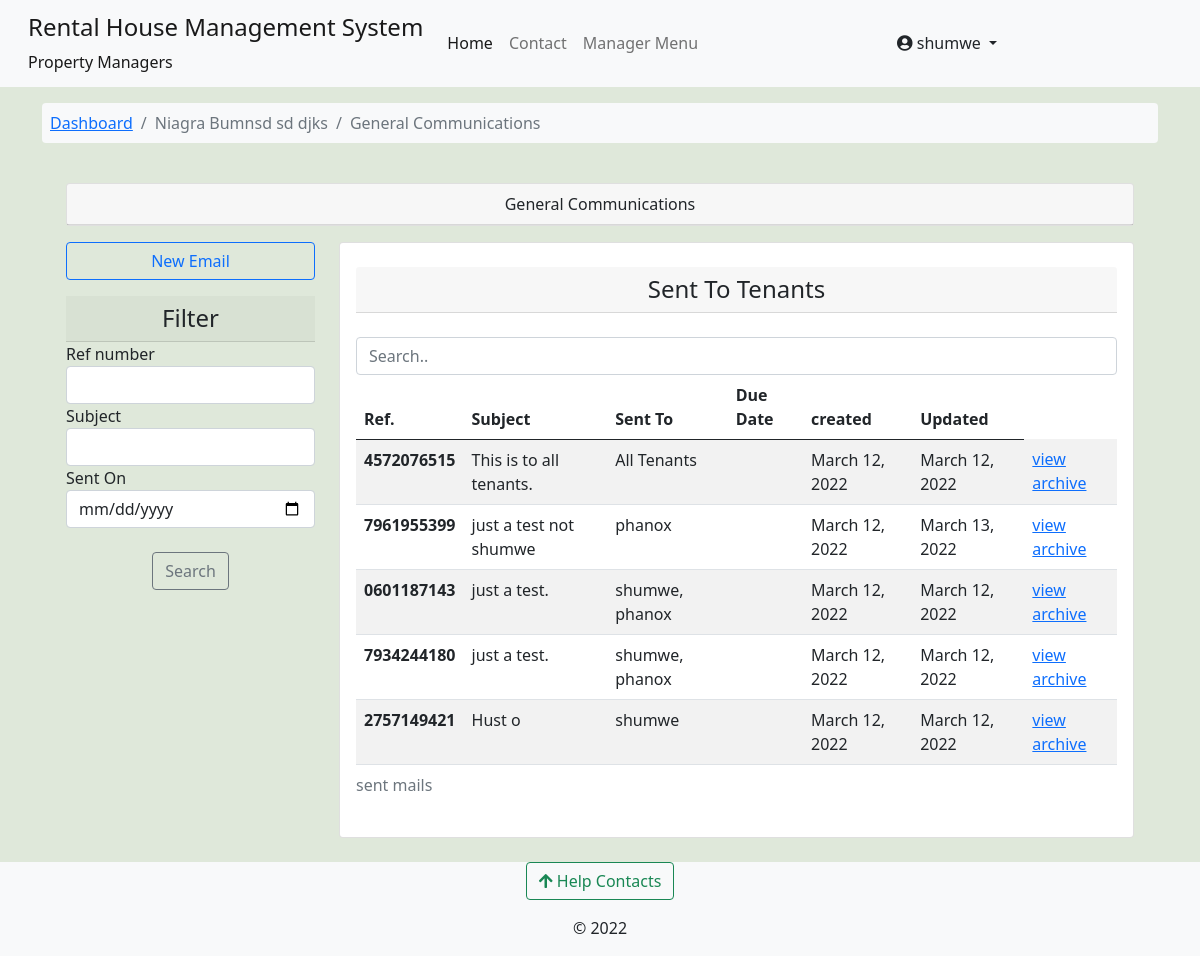
The app's page /core/general_communications/niagra-bumnsd-sd-djks/ (signed in), older data.
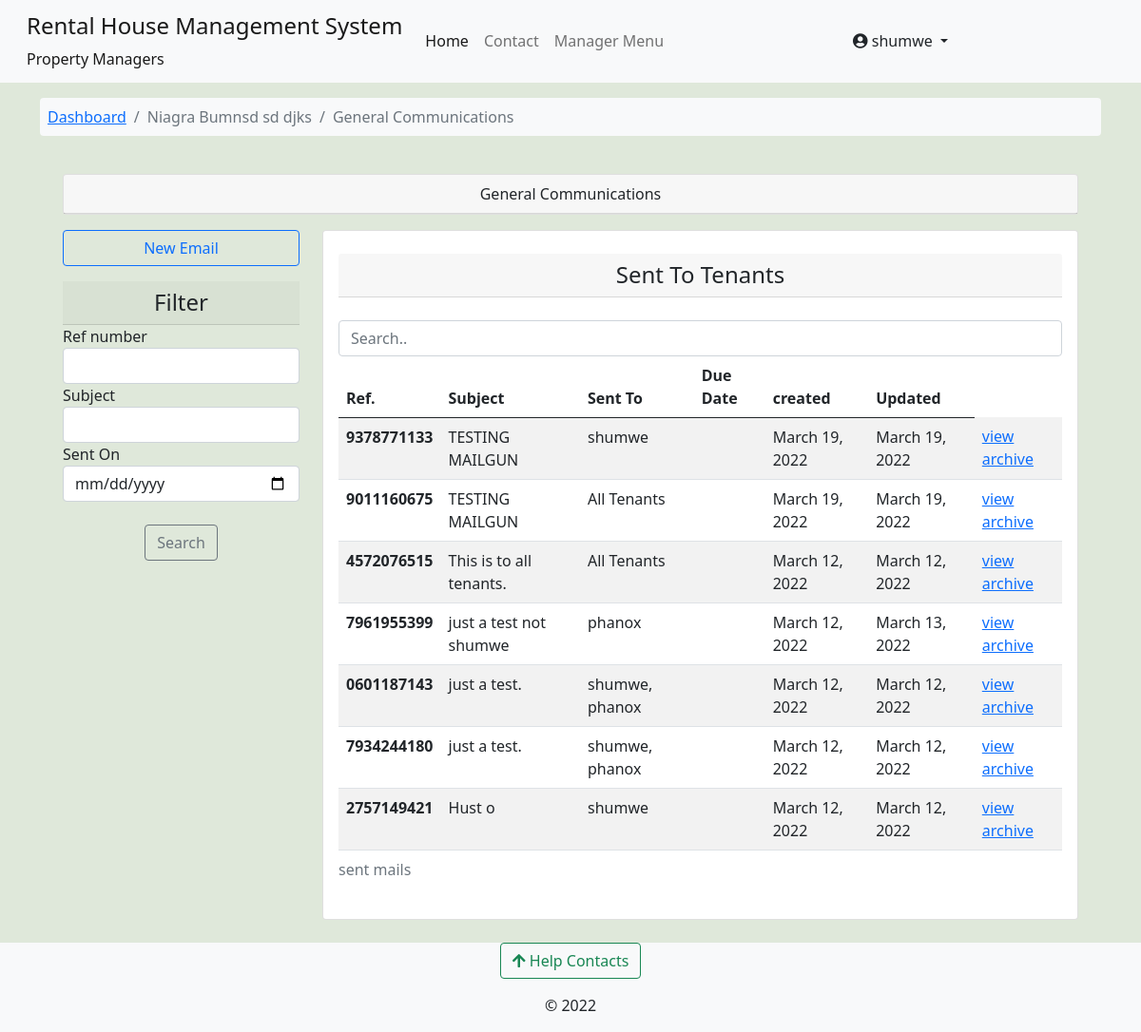
The same page, newer data.
### accounts/models.py (models this page shows, shortened)
class User(AbstractUser):
    avatar = models.ImageField(upload_to=get_avatar_path, default='no-avatar.png')
    is_verified = models.BooleanField(default=False)
    is_tenant = models.BooleanField(default=False)
    is_manager = models.BooleanField(default=False)

class Tenants(models.Model):
    associated_account = models.OneToOneField(User, on_delete=models.CASCADE, verbose_name='tenant')
    full_name = models.CharField(max_length=100)
    id_number = models.CharField(max_length=10)
    id_front = models.ImageField(upload_to=get_user_docs_path, blank=True)
    id_back = models.ImageField(upload_to=get_user_docs_path, blank=True)
    active_phone_number = PhoneNumberField()
    policy_agreement = models.BooleanField(default=False)
    rented_unit = models.ForeignKey(RentalUnit, on_delete=models.CASCADE, related_name="tenants", null=True, blank=True)
    moved_in = models.BooleanField(default=False)
    move_in_date = models.DateTimeField(null=True, blank=True)
    created = models.DateTimeField(default=datetime.now)
    updated = models.DateTimeField(auto_now=True)
    class Meta:
        verbose_name_plural = 'Tenants'

### rental_property/models.py (models this page shows, shortened)
class Building(models.Model):
    STATUS_CHOICES = [
        ('op', 'Vacancies Available'),
        ('um', 'Under Maintanance'),
        ('fo', 'Fully Occupied'),
        ('dc', 'Decomisioned'),
    ]
    estate = models.ForeignKey(Estate, on_delete=models.CASCADE, null=True, blank=True)
    name = models.CharField(max_length=100)
    slug = models.SlugField(max_length=100, unique=True)
    registered_owner = models.CharField(max_length=50)
    manager = models.ForeignKey(Managers, on_delete=models.CASCADE, related_name='building_manager')
    added_by = models.ForeignKey(User, on_delete=models.DO_NOTHING)
    address_line = models.CharField(max_length=50)
    cover_image = models.ImageField(upload_to='building-cover', null=True, blank=True)
    county = models.ForeignKey(Counties, on_delete=models.CASCADE)
    country = models.CharField(max_length=50, default='Kenya')
    building_status = models.CharField(max_length=5, choices=STATUS_CHOICES)
    added = models.DateTimeField(default=datetime.now)
    updated = models.DateTimeField(auto_now=True)

### core/models.py (models this page shows, shortened)
class ManagerTenantCommunication(models.Model):
    ref_number = models.CharField(max_length=12, unique=True, null=True, blank=True)
    sent_to = models.ManyToManyField(Tenants,blank=True)
    send_to_all = models.BooleanField(default=False)
    sent_by = models.ForeignKey(Managers, on_delete=models.CASCADE)
    building = models.ForeignKey(Building, on_delete=models.CASCADE)
    subject = models.CharField(max_length=100)
    body = models.TextField()
    created = models.DateTimeField(default=datetime.datetime.now)
    updated = models.DateTimeField(auto_now=True)
    retract = models.BooleanField(default=False)
    def receiver_names(self):
        return ', '.join([str(t.associated_account.username) for t in self.sent_to.all()])
    class Meta:
        verbose_name_plural = 'Archives | Manager E-Mails'

### core/views.py (the view)
# urls.py: path('general_communications/<slug:building_slug>/', views.general_communications, name='general_communications'),
@login_required
def general_communications(request,building_slug):
    building = Building.objects.get(slug=building_slug)
    communications = ManagerTenantCommunication.objects.filter(building=building).order_by('-created')
    comm_filter = CommsFilter(request.GET, queryset=communications)
    context = {
        'comms': comm_filter,'building': building,
    }
    return render(request, 'core/general_comms.html', context)

### complaints/context_processors.py (called while the page is built)
def get_contacts(request):
    user = request.user
    if user.is_authenticated:
        if user.is_tenant:
            tenant = Tenants.objects.get(associated_account=user)
            building = Building.objects.get(id=tenant.rented_unit.building_id)
            contacts = HelpContacts.objects.filter(associated_building=building)
            return dict(contacts=contacts)
        elif user.is_manager:
            contacts = HelpContacts.objects.all()
            return dict(contacts=contacts)
        else:
            contacts = HelpContacts.objects.filter(make_publicly_available=True)
            return dict(contacts=contacts)
    else:
        contacts = HelpContacts.objects.filter(make_publicly_available=True)
        return dict(contacts=contacts)

### rental_property/context_processors.py (called while the page is built)
def my_managed_buildings(request):
    user_instance = request.user
    if user_instance.is_authenticated:
        manager_instance = Managers.objects.filter(associated_account=user_instance)[:1]
        managed_buildings = Building.objects.filter(manager=manager_instance)
        return dict(managed_buildings=managed_buildings)
    else:
        return {'False': False,}

### core/templates/core/general_comms.html (shortened to what this page needs)
{% extends 'base.html' %}
{% load crispy_forms_tags %}
{% load humanize %}
{% block content %}
<nav class="container mt-3">
  <ol class="breadcrumb bg-light p-2 rounded-2">
      <li class="breadcrumb-item "><a href="{% url 'building-dashboard' building.slug %}">Dashboard</a></li>
      <li class="breadcrumb-item active"> {{building.name}} </li>
      <li class="breadcrumb-item active"> General Communications </li>
  </ol>
</nav>
<div class="container">
<section class="row justify-content-center p-4">
    <div class="container">
      <div class="container card p-0 mb-3">
        <div class="card-header text-center w-100">
          General Communications
        </div>
      </div>
      <div class="row">
        <div class="col-sm-3">
            <div class="mb-3 list-group">
                <a href="{% url 'core:new_email' building.slug %}" type="button" class="btn btn-outline-primary"> New Email </a>
            </div>
            <h4 class="card-header text-center"> Filter </h4>
          <form method='get'>
              {{comms.form|crispy }}
              <br>
                  <div class="form-group text-center">
                      <button class="btn btn-outline-secondary" type="submit">Search</button>
                  </div>
          </form>
        </div>
        <div class="col-sm-9">
          <div class="row">
            <div class="col-sm-12">
              <div class="card card-body">
                <h4 class="text-center card-header mt-2"> Sent To Tenants </h4>
                <input class="form-control" id="myInput" type="text" placeholder="Search..">
                <div class="table-responsive">
                <table class="table table-striped table-hover">
                  <caption> sent mails </caption>
                    <thead>
                      <tr>
                        <th scope="col">Ref.</th>
                        <th scope="col">Subject</th>
                        <th scope="col">Sent To</th>
                        <th scope="col"> Due Date </th>
                        <th scope="col"> created </th>
                        <th scope="col">Updated</th>
                      </tr>
                    </thead>
                    <tbody id='ourTable'>
                        {% for c in comms.qs %}
                      <tr>
                        <th scope="row"> {{c.ref_number}} </th>
                        <td>{{ c.subject }}</td>
                        {% if c.send_to_all %}
                        <td>All Tenants</td>
                        {% else %}
                        <td>
                          {{c.receiver_names|slice:":25"}}
                        </td>
                        {% endif %}
                        <td> {{c.due_date|naturalday}} </td>
                        <td>{{ c.created|naturalday }}</td>
                        <td>{{ c.updated|naturalday }}</td>
                        <td><a href="{% url 'core:email_archive_view' building.slug c.ref_number %}">view archive</a> </td>
                      </tr>
                      {% endfor %}
                    </tbody>
                </table>
                </div>
              </div>
            </div>
          </div>
        </div>
      </div>
    </div>
  </div>
{% endblock %}

### templates/base.html (shortened to what this page needs)
{% load static %}
{% load i18n %}
<!doctype html>
<html lang="en">
  <head>
    <link href="https://cdn.jsdelivr.net/npm/bootstrap@5.0.2/dist/css/bootstrap.min.css" rel="stylesheet">
    <link type="text/css" href="{% static 'css/main.css' %}" rel="stylesheet">
    <link rel="stylesheet" href="https://cdnjs.cloudflare.com/ajax/libs/font-awesome/4.7.0/css/font-awesome.min.css">
    <link rel="stylesheet" href="https://pro.fontawesome.com/releases/v5.11.2/css/all.css">
  </head>
  <body class="d-flex flex-column min-vh-100" style="background-color: #dfe8da;">
    <nav class="navbar navbar-expand-lg navbar-light bg-light" aria-label="main-nav">
        <div class="container-fluid">
          <a class="navbar-brand align" href="#">
                <div class="d-flex">
                    <div class="ms-3 d-flex flex-column">
                        <div class="h4">Rental House Management System </div>
                        <div class="fs-6">Property Managers</div>
                    </div>
                </div>
            </a>
            <div class="collapse navbar-collapse" id="mynav">
                <ul class="navbar-nav mb-lg-0">
                    <li class="nav-item"> <a class="nav-link active" aria-current="page" href="{% url 'operational-buildings' %}">Home</a> </li>
                    <li class="nav-item"> <a class="nav-link" aria-current="page" href="{% url 'core:contact' %}">Contact</a> </li>
                    {% if user.is_manager %}
                    <li class="nav-item"> <a class="nav-link" data-bs-toggle="offcanvas" href="#hrmsCanvas" role="button" aria-controls="hrmsCanvas">Manager Menu</a> </li>
                    {% endif %}
                </ul>
                </div>
                {% if request.user.is_authenticated %}
                <div class="collapse navbar-collapse" id="mynav">
                  <div class="dropdown">
                    <a href="#" class="btn dropdown-toggle" type="button" id="dropdownMenuButton" data-bs-toggle="dropdown" aria-haspopup="true" aria-expanded="false">
                      <em class="fas fa-user-circle"></em> {{ request.user.username }}
                    </a>
                  </div>
                </div>
                {% endif %}
            </div>
    </nav>
    {% block content %}	{% endblock content%}
    <footer class="mt-auto bg-light">
      <div class="mb-3 text-center">
      <button class="btn btn-outline-success" type="button" data-bs-toggle="offcanvas" data-bs-target="#contactsOffcanvas" aria-controls="contactsOffcanvas"><em class="fas fa-arrow-upfas fa-arrow-up"></em> Help Contacts</button>
      </div>
      <div>
        <p class="text-center ">&copy; 2022</p>
  </footer>
  </body>
</html>

### staticfiles/css/main.css (style rules this page uses)
:root { --header-height: 3rem; --nav-width: 68px; --first-color-light: #AFA5D9; --white-color: #F7F6FB; --body-font: 'Nunito', sans-serif; --normal-font-size: 1rem; --z-fixed: 100 }

Row changes from the older to the newer data that the page shows:
added ManagerTenantCommunication: ref_number "9378771133", subject "TESTING MAILGUN", receiver_names "shumwe", created "March 19, 2022", updated "March 19, 2022"
added ManagerTenantCommunication: ref_number "9011160675", subject "TESTING MAILGUN", send_to_all "All Tenants", created "March 19, 2022", updated "March 19, 2022"
